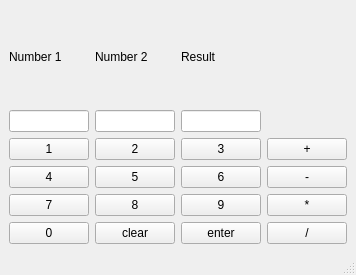
<?xml version="1.0" encoding="UTF-8"?>
<ui version="4.0">
 <class>MainWindow</class>
 <widget class="QMainWindow" name="MainWindow">
  <property name="geometry">
   <rect>
    <x>0</x>
    <y>0</y>
    <width>352</width>
    <height>275</height>
   </rect>
  </property>
  <property name="windowTitle">
   <string>MainWindow</string>
  </property>
  <widget class="QWidget" name="centralwidget">
   <layout class="QGridLayout" name="gridLayout_2">
    <item row="0" column="0">
     <layout class="QGridLayout" name="gridLayout">
      <item row="1" column="2">
       <widget class="QLineEdit" name="resultDis"/>
      </item>
      <item row="2" column="1">
       <widget class="QPushButton" name="N2">
        <property name="text">
         <string>2</string>
        </property>
       </widget>
      </item>
      <item row="3" column="2">
       <widget class="QPushButton" name="N6">
        <property name="text">
         <string>6</string>
        </property>
       </widget>
      </item>
      <item row="4" column="2">
       <widget class="QPushButton" name="N9">
        <property name="text">
         <string>9</string>
        </property>
       </widget>
      </item>
      <item row="0" column="2">
       <widget class="QLabel" name="label_3">
        <property name="text">
         <string>Result</string>
        </property>
       </widget>
      </item>
      <item row="0" column="0">
       <widget class="QLabel" name="label_2">
        <property name="text">
         <string>Number 1</string>
        </property>
       </widget>
      </item>
      <item row="3" column="1">
       <widget class="QPushButton" name="N5">
        <property name="text">
         <string>5</string>
        </property>
       </widget>
      </item>
      <item row="4" column="3">
       <widget class="QPushButton" name="mul">
        <property name="text">
         <string>*</string>
        </property>
       </widget>
      </item>
      <item row="4" column="1">
       <widget class="QPushButton" name="N8">
        <property name="text">
         <string>8</string>
        </property>
       </widget>
      </item>
      <item row="3" column="0">
       <widget class="QPushButton" name="N4">
        <property name="text">
         <string>4</string>
        </property>
       </widget>
      </item>
      <item row="3" column="3">
       <widget class="QPushButton" name="sub">
        <property name="text">
         <string>-</string>
        </property>
       </widget>
      </item>
      <item row="0" column="1">
       <widget class="QLabel" name="label">
        <property name="text">
         <string>Number 2</string>
        </property>
       </widget>
      </item>
      <item row="2" column="3">
       <widget class="QPushButton" name="add">
        <property name="text">
         <string>+</string>
        </property>
       </widget>
      </item>
      <item row="2" column="2">
       <widget class="QPushButton" name="N3">
        <property name="text">
         <string>3</string>
        </property>
       </widget>
      </item>
      <item row="2" column="0">
       <widget class="QPushButton" name="N1">
        <property name="text">
         <string>1</string>
        </property>
       </widget>
      </item>
      <item row="4" column="0">
       <widget class="QPushButton" name="N7">
        <property name="text">
         <string>7</string>
        </property>
       </widget>
      </item>
      <item row="1" column="0">
       <widget class="QLineEdit" name="num1Dis"/>
      </item>
      <item row="1" column="1">
       <widget class="QLineEdit" name="num2Dis"/>
      </item>
      <item row="5" column="0">
       <widget class="QPushButton" name="N0">
        <property name="text">
         <string>0</string>
        </property>
       </widget>
      </item>
      <item row="5" column="1">
       <widget class="QPushButton" name="clear">
        <property name="text">
         <string>clear</string>
        </property>
       </widget>
      </item>
      <item row="5" column="2">
       <widget class="QPushButton" name="enter">
        <property name="text">
         <string>enter</string>
        </property>
       </widget>
      </item>
      <item row="5" column="3">
       <widget class="QPushButton" name="div">
        <property name="text">
         <string>/</string>
        </property>
       </widget>
      </item>
     </layout>
    </item>
   </layout>
  </widget>
  <widget class="QMenuBar" name="menubar">
   <property name="geometry">
    <rect>
     <x>0</x>
     <y>0</y>
     <width>352</width>
     <height>24</height>
    </rect>
   </property>
  </widget>
  <widget class="QStatusBar" name="statusbar"/>
 </widget>
 <resources/>
 <connections/>
</ui>
